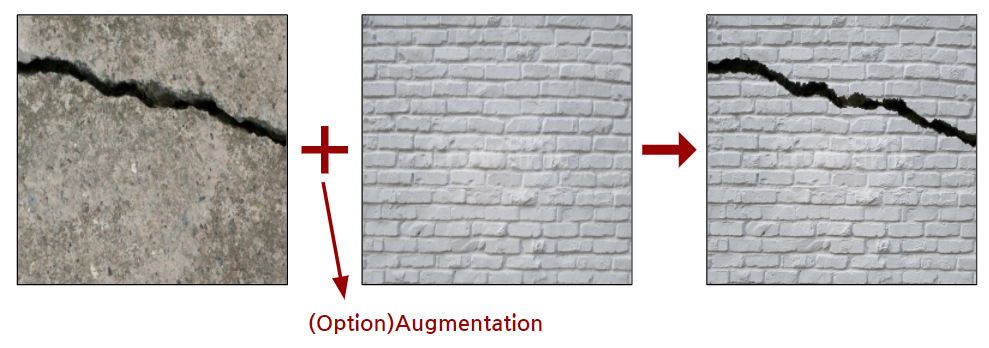
#> input picture crack_generator/img_01.png, 989 x 348 px
$ python evaluate_unet.py -ground_truth_dir crack_generator -pred_dir crack_generator
#> lines starting #> are read from the running program, lines starting #| are printed output that depends on the picture; after the words box and inside, x2 and y2 are one past the last pixel; in counts of white or black regions, pixels touching at a corner belong together; long printed decimals are rounded
from pathlib import Path
import argparse
import cv2
import numpy as np
from tqdm import tqdm
import matplotlib.pyplot as plt

def dice(y_true, y_pred):
    return (2 * (y_true * y_pred).sum() + 1e-15) / (y_true.sum() + y_pred.sum() + 1e-15)

def general_dice(y_true, y_pred):
    if y_true.sum() == 0:
        if y_pred.sum() == 0:
            return 1
        else:
            return 0

    return dice(y_true, y_pred)

def jaccard(y_true, y_pred):
    intersection = (y_true * y_pred).sum()
    union = y_true.sum() + y_pred.sum() - intersection
    return (intersection + 1e-15) / (union + 1e-15)

def general_jaccard(y_true, y_pred):
    if y_true.sum() == 0:
        if y_pred.sum() == 0:
            return 1
        else:
            return 0

    return jaccard(y_true, y_pred)

if __name__ == '__main__':
    parser = argparse.ArgumentParser()
    arg = parser.add_argument
    arg('-ground_truth_dir', type=str,  required=True, help='path where ground truth images are located')
    arg('-pred_dir', type=str, required=True,  help='path with predictions')
    arg('-threshold', type=float, default=0.5, required=False,  help='crack threshold detection')
    args = parser.parse_args()

    result_dice = []
    result_jaccard = []

    # test
    test = []

    paths = [path for path in  Path(args.ground_truth_dir).glob('*')]
    for file_name in tqdm(paths):

        # test
        if cv2.imread(str(file_name), 0) is None:
            test.append(file_name)
            continue

        y_true = (cv2.imread(str(file_name), 0) > 0).astype(np.uint8)
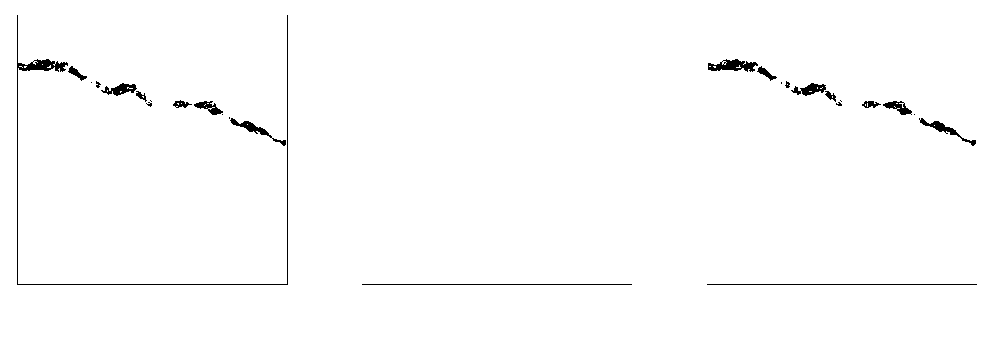
#> y_true: shape (348, 989); values 0 (black) and 1 (white), 98.8% white; 27 black regions (9 under 20 px), largest, box (x1, y1, x2, y2) and area: (17, 15, 288, 285) 1183, (708, 59, 758, 72) 379, (919, 118, 976, 146) 280

        pred_file_name = Path(args.pred_dir) / file_name.name
        if not pred_file_name.exists():
            print(f'missing prediction for file {file_name.name}')
            continue

        pred_image = (cv2.imread(str(pred_file_name), 0) > 255 * args.threshold).astype(np.uint8)
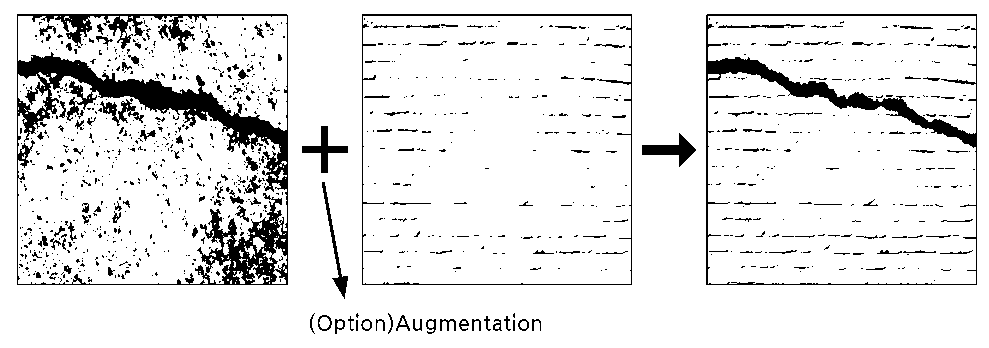
#> pred_image: shape (348, 989); values 0 (black) and 1 (white), 90.2% white; 1083 black regions (939 under 20 px), largest, box (x1, y1, x2, y2) and area: (17, 14, 288, 285) 14448, (706, 14, 977, 285) 5467, (362, 14, 632, 285) 1628
        y_pred = pred_image

        # [9 lines of commented-out code are left out]

        result_dice += [dice(y_true, y_pred)]
#> result_dice = [0.954]
        result_jaccard += [jaccard(y_true, y_pred)]
#> in jaccard, `intersection = (y_true * y_pred).sum()`: intersection = 310476
#> in jaccard, `union = y_true.sum() + y_pred.sum() - intersection`: union = 340109
#> result_jaccard = [0.913]
#> pass 2 of the loop `for file_name in tqdm(paths):`:
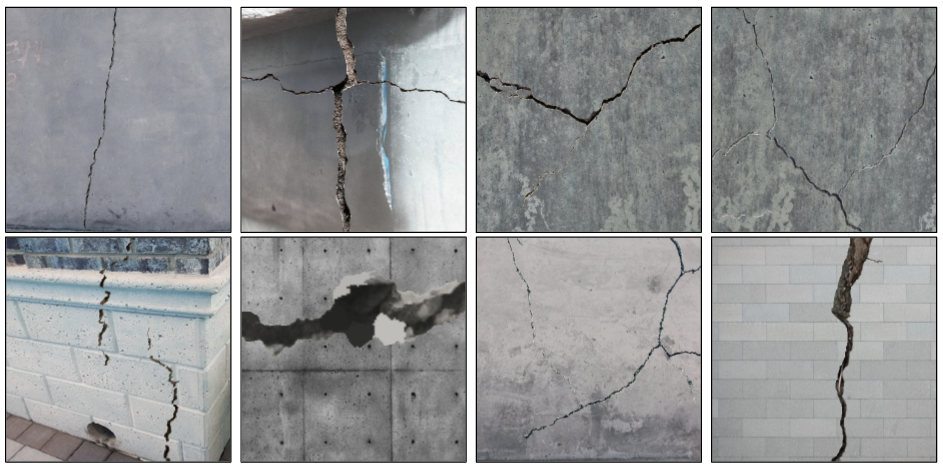
#> input picture crack_generator/img_02.png, 943 x 471 px
#> `y_true = (cv2.imread(str(file_name), 0) > 0).astype(np.uint8)`:
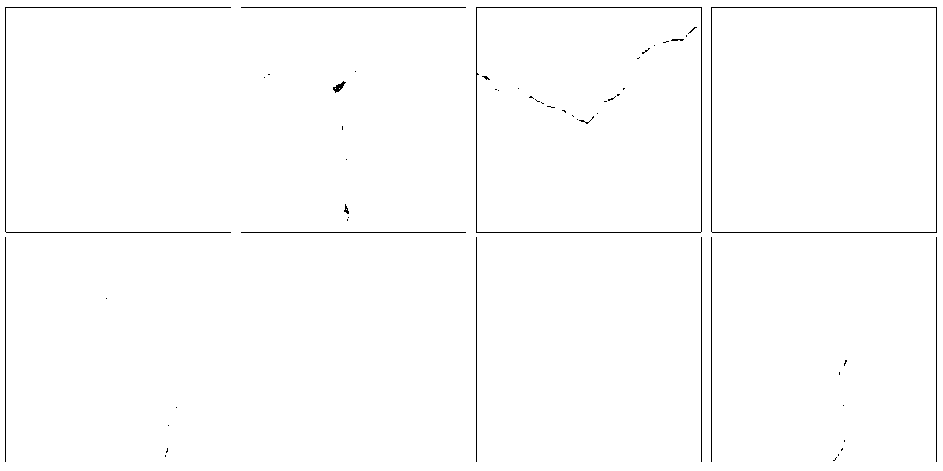
#> y_true: shape (471, 943); values 0 (black) and 1 (white), 99% white; black in thin lines or dots
#> `pred_image = (cv2.imread(str(pred_file_name), 0) > 255 * args.threshol..`:
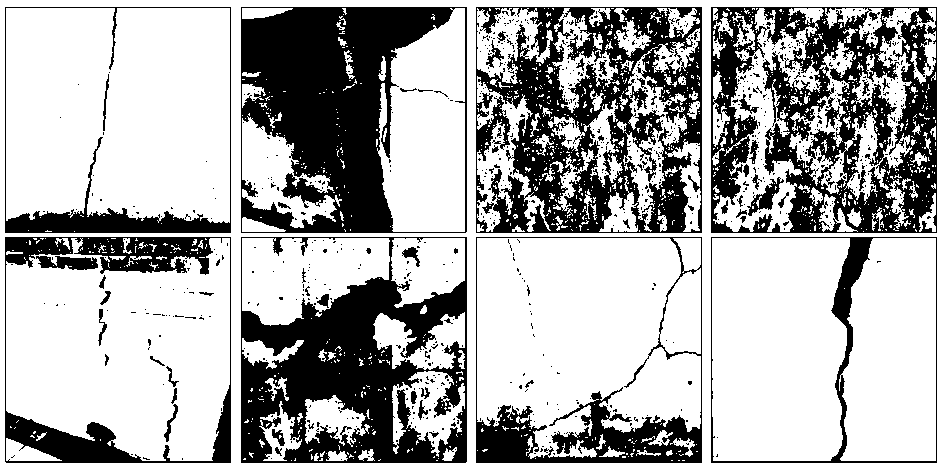
#> pred_image: shape (471, 943); values 0 (black) and 1 (white), 68.1% white; 923 black regions (862 under 20 px), largest, box (x1, y1, x2, y2) and area: (241, 7, 467, 233) 28807, (476, 7, 702, 233) 27453, (711, 7, 937, 233) 26444
#> result_dice = [0.954, 0.815]
#> result_jaccard = [0.913, 0.687]

    print('Dice = ', np.mean(result_dice), np.std(result_dice))
#| Dice =  0.8846 0.06983
    print('Jaccard = ', np.mean(result_jaccard), np.std(result_jaccard))
#| Jaccard =  0.8002 0.1127

    # test
    print('test :', test)
